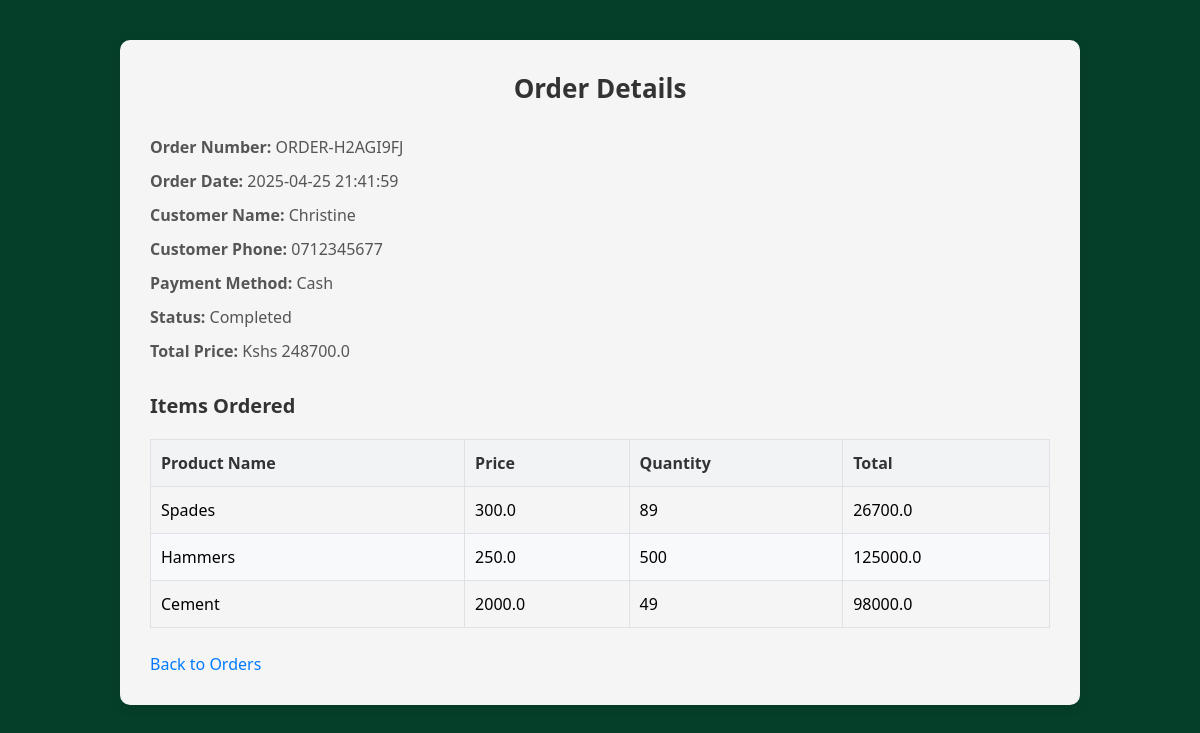
The app's page /orders/order_details/ORDER-H2AGI9FJ with its own data.
### tables this page shows
CREATE TABLE orders (
            order_id INTEGER PRIMARY KEY AUTOINCREMENT,
            order_number TEXT NOT NULL,
            order_date TEXT NOT NULL,
            customer_name TEXT NOT NULL,
            customer_phone TEXT NOT NULL,
            payment_method TEXT NOT NULL,
            status TEXT NOT NULL,
            total_price REAL NOT NULL
        );

CREATE TABLE order_items (
            item_id INTEGER PRIMARY KEY AUTOINCREMENT,
            order_id INTEGER,
            product_name TEXT NOT NULL,
            product_price REAL NOT NULL,
            quantity INTEGER NOT NULL,
            FOREIGN KEY(order_id) REFERENCES orders(order_id)
        );

### routes/orders.py (the view)
@orders_blueprint.route('/order_details/<order_number>', methods=['GET', 'POST'])
def order_details_route(order_number):
    order = get_order_details(order_number)
    if not order:
        return "Order not found!", 404
    if request.method == 'POST':
        new_status = request.form['status']
        result = update_order_status(order_number, new_status)
        if result and isinstance(result, str):
            return render_template('order_details.html', order=order, error=result)
        return redirect(url_for('orders.order_details_route', order_number=order_number))
    return render_template('order_details.html', order=order)

### templates/order_details.html (shortened to what this page needs)
<!DOCTYPE html>
<html lang="en">
<head>
    <link rel="stylesheet" href="{{ url_for('static', filename='css/style.css') }}">
</head>
<body>
    <div class="order-container">
        <div class="order-header">
            <h1>Order Details</h1>
        </div>
        <div class="order-details">
            <p><strong>Order Number:</strong> {{ order['order_number'] }}</p>
            <p><strong>Order Date:</strong> {{ order['order_date'] }}</p>
            <p><strong>Customer Name:</strong> {{ order['customer_name'] }}</p>
            <p><strong>Customer Phone:</strong> {{ order['customer_phone'] }}</p>
            <p><strong>Payment Method:</strong> {{ order['payment_method'] }}</p>
            <p><strong>Status:</strong> {{ order['status'] }}</p>
            <p><strong>Total Price:</strong> Kshs {{ order['total_price'] }}</p>
        </div>
        <h3>Items Ordered</h3>
        <table class="order-table">
            <thead>
                <tr>
                    <th>Product Name</th>
                    <th>Price</th>
                    <th>Quantity</th>
                    <th>Total</th>
                </tr>
            </thead>
            <tbody>
                {% for item in order['items'] %}
                <tr>
                    <td>{{ item['product_name'] }}</td>
                    <td>{{ item['product_price'] }}</td>
                    <td>{{ item['quantity'] }}</td>
                    <td>{{ item['product_price'] * item['quantity'] }}</td>
                </tr>
                {% endfor %}
            </tbody>
        </table>
        <a href="{{ url_for('orders.view_orders') }}" class="back-link">Back to Orders</a>
    </div>
</body>
</html>

### static/css/style.css (style rules this page uses)
body { font-family: Arial, sans-serif; margin: 0; padding: 0; background-color: #063f29; }

### templates/order_details.html (style rules this page uses)
body { font-family: 'Segoe UI', Tahoma, Geneva, Verdana, sans-serif; background-color: #063f29; margin: 0; padding: 40px 20px; }
.order-container { max-width: 900px; margin: 0 auto; background-color:#F5F5F5; padding: 30px; border-radius: 10px; box-shadow: 0 2px 12px rgba(0, 0, 0, 0.1); }
.order-header { text-align: center; margin-bottom: 30px; }
.order-header h1 { margin: 0; font-size: 26px; color: #333; }
.order-details p { margin: 12px 0; font-size: 16px; color: #555; }
h3 { margin-top: 30px; color: #333; font-size: 20px; }
.order-table { width: 100%; border-collapse: collapse; margin-top: 15px; }
.order-table th, .order-table td { padding: 12px 10px; border: 1px solid #dee2e6; text-align: left; }
.order-table th { background-color: #f1f3f5; color: #333; font-weight: bold; }
.order-table tbody tr:nth-child(even) { background-color: #f8f9fa; }
.back-link { display: inline-block; margin-top: 25px; text-decoration: none; color: #007bff; font-weight: 500; }

### records on screen
orders: order_number "ORDER-H2AGI9FJ", order_date "2025-04-25 21:41:59", customer_name "Christine", customer_phone "0712345677", payment_method "Cash", status "Completed", total_price "248700.0"
order_items: product_name "Spades", product_price "300.0", quantity "89", item['product_price']*item['quantity'] "26700.0"
order_items: product_name "Hammers", product_price "250.0", quantity "500", item['product_price']*item['quantity'] "125000.0"
order_items: product_name "Cement", product_price "2000.0", quantity "49", item['product_price']*item['quantity'] "98000.0"
